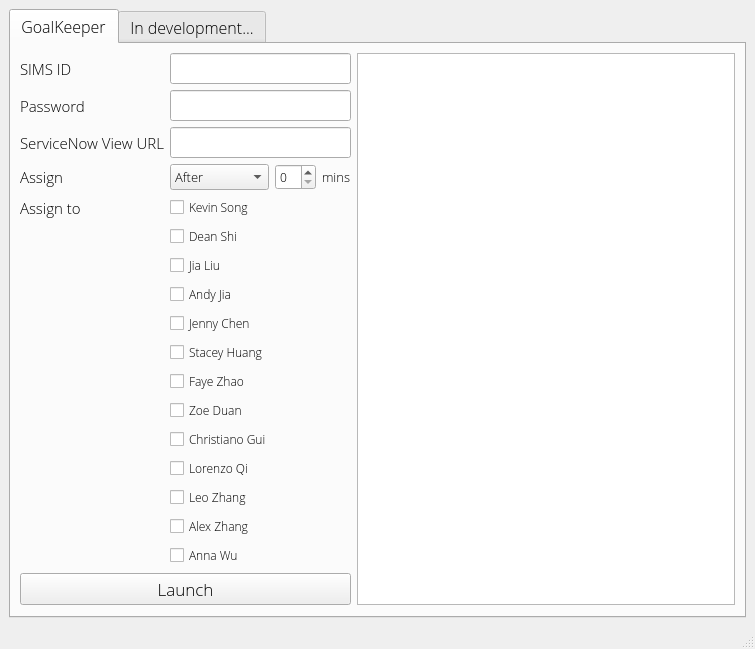
<?xml version="1.0" encoding="UTF-8"?>
<ui version="4.0">
 <class>MainWindow</class>
 <widget class="QMainWindow" name="MainWindow">
  <property name="geometry">
   <rect>
    <x>0</x>
    <y>0</y>
    <width>755</width>
    <height>596</height>
   </rect>
  </property>
  <property name="windowTitle">
   <string>Auto Supporter v0.1</string>
  </property>
  <widget class="QWidget" name="centralwidget">
   <layout class="QGridLayout" name="gridLayout_2">
    <item row="0" column="0">
     <widget class="QTabWidget" name="tabWidget">
      <property name="font">
       <font>
        <family>Open Sans Light</family>
        <pointsize>12</pointsize>
       </font>
      </property>
      <property name="currentIndex">
       <number>0</number>
      </property>
      <widget class="QWidget" name="tab">
       <property name="font">
        <font>
         <family>Arial</family>
         <pointsize>12</pointsize>
        </font>
       </property>
       <attribute name="title">
        <string>GoalKeeper</string>
       </attribute>
       <layout class="QGridLayout" name="gridLayout">
        <item row="0" column="0">
         <widget class="QLabel" name="label">
          <property name="font">
           <font>
            <family>Open Sans Light</family>
            <pointsize>11</pointsize>
           </font>
          </property>
          <property name="text">
           <string>SIMS ID</string>
          </property>
         </widget>
        </item>
        <item row="0" column="1" colspan="3">
         <widget class="QLineEdit" name="lineEdit"/>
        </item>
        <item row="0" column="4" rowspan="18">
         <widget class="QTextBrowser" name="textBrowser"/>
        </item>
        <item row="1" column="0">
         <widget class="QLabel" name="label_2">
          <property name="font">
           <font>
            <family>Open Sans Light</family>
            <pointsize>11</pointsize>
           </font>
          </property>
          <property name="text">
           <string>Password</string>
          </property>
         </widget>
        </item>
        <item row="1" column="1" colspan="3">
         <widget class="QLineEdit" name="lineEdit_2"/>
        </item>
        <item row="2" column="0">
         <widget class="QLabel" name="label_3">
          <property name="font">
           <font>
            <family>Open Sans Light</family>
            <pointsize>11</pointsize>
           </font>
          </property>
          <property name="text">
           <string>ServiceNow View URL</string>
          </property>
         </widget>
        </item>
        <item row="2" column="1" colspan="3">
         <widget class="QLineEdit" name="lineEdit_3"/>
        </item>
        <item row="3" column="0">
         <widget class="QLabel" name="label_4">
          <property name="font">
           <font>
            <family>Open Sans Light</family>
            <pointsize>11</pointsize>
           </font>
          </property>
          <property name="text">
           <string>Assign</string>
          </property>
         </widget>
        </item>
        <item row="3" column="1">
         <widget class="QComboBox" name="comboBox">
          <property name="font">
           <font>
            <family>Open Sans Light</family>
            <pointsize>10</pointsize>
           </font>
          </property>
          <item>
           <property name="text">
            <string>After</string>
           </property>
          </item>
          <item>
           <property name="text">
            <string>Every</string>
           </property>
          </item>
         </widget>
        </item>
        <item row="3" column="2">
         <widget class="QSpinBox" name="spinBox">
          <property name="font">
           <font>
            <family>Open Sans Light</family>
            <pointsize>9</pointsize>
           </font>
          </property>
         </widget>
        </item>
        <item row="3" column="3">
         <widget class="QLabel" name="label_5">
          <property name="font">
           <font>
            <family>Open Sans Light</family>
            <pointsize>10</pointsize>
           </font>
          </property>
          <property name="text">
           <string>mins</string>
          </property>
         </widget>
        </item>
        <item row="4" column="0">
         <widget class="QLabel" name="label_6">
          <property name="font">
           <font>
            <family>Open Sans Light</family>
            <pointsize>11</pointsize>
           </font>
          </property>
          <property name="text">
           <string>Assign to</string>
          </property>
         </widget>
        </item>
        <item row="4" column="1">
         <widget class="QCheckBox" name="checkBox">
          <property name="font">
           <font>
            <family>Open Sans Light</family>
            <pointsize>9</pointsize>
           </font>
          </property>
          <property name="text">
           <string>Kevin Song</string>
          </property>
         </widget>
        </item>
        <item row="5" column="1">
         <widget class="QCheckBox" name="checkBox_2">
          <property name="font">
           <font>
            <family>Open Sans Light</family>
            <pointsize>9</pointsize>
           </font>
          </property>
          <property name="text">
           <string>Dean Shi</string>
          </property>
         </widget>
        </item>
        <item row="6" column="1">
         <widget class="QCheckBox" name="checkBox_3">
          <property name="font">
           <font>
            <family>Open Sans Light</family>
            <pointsize>9</pointsize>
           </font>
          </property>
          <property name="text">
           <string>Jia Liu</string>
          </property>
         </widget>
        </item>
        <item row="7" column="1">
         <widget class="QCheckBox" name="checkBox_4">
          <property name="font">
           <font>
            <family>Open Sans Light</family>
            <pointsize>9</pointsize>
           </font>
          </property>
          <property name="text">
           <string>Andy Jia</string>
          </property>
         </widget>
        </item>
        <item row="8" column="1">
         <widget class="QCheckBox" name="checkBox_5">
          <property name="font">
           <font>
            <family>Open Sans Light</family>
            <pointsize>9</pointsize>
           </font>
          </property>
          <property name="text">
           <string>Jenny Chen</string>
          </property>
         </widget>
        </item>
        <item row="9" column="1">
         <widget class="QCheckBox" name="checkBox_6">
          <property name="font">
           <font>
            <family>Open Sans Light</family>
            <pointsize>9</pointsize>
           </font>
          </property>
          <property name="text">
           <string>Stacey Huang</string>
          </property>
         </widget>
        </item>
        <item row="10" column="1">
         <widget class="QCheckBox" name="checkBox_7">
          <property name="font">
           <font>
            <family>Open Sans Light</family>
            <pointsize>9</pointsize>
           </font>
          </property>
          <property name="text">
           <string>Faye Zhao</string>
          </property>
         </widget>
        </item>
        <item row="11" column="1">
         <widget class="QCheckBox" name="checkBox_8">
          <property name="font">
           <font>
            <family>Open Sans Light</family>
            <pointsize>9</pointsize>
           </font>
          </property>
          <property name="text">
           <string>Zoe Duan</string>
          </property>
         </widget>
        </item>
        <item row="12" column="1" colspan="2">
         <widget class="QCheckBox" name="checkBox_9">
          <property name="font">
           <font>
            <family>Open Sans Light</family>
            <pointsize>9</pointsize>
           </font>
          </property>
          <property name="text">
           <string>Christiano Gui</string>
          </property>
         </widget>
        </item>
        <item row="13" column="1">
         <widget class="QCheckBox" name="checkBox_10">
          <property name="font">
           <font>
            <family>Open Sans Light</family>
            <pointsize>9</pointsize>
           </font>
          </property>
          <property name="text">
           <string>Lorenzo Qi</string>
          </property>
         </widget>
        </item>
        <item row="14" column="1">
         <widget class="QCheckBox" name="checkBox_11">
          <property name="font">
           <font>
            <family>Open Sans Light</family>
            <pointsize>9</pointsize>
           </font>
          </property>
          <property name="text">
           <string>Leo Zhang</string>
          </property>
         </widget>
        </item>
        <item row="15" column="1">
         <widget class="QCheckBox" name="checkBox_12">
          <property name="font">
           <font>
            <family>Open Sans Light</family>
            <pointsize>9</pointsize>
           </font>
          </property>
          <property name="text">
           <string>Alex Zhang</string>
          </property>
         </widget>
        </item>
        <item row="16" column="1">
         <widget class="QCheckBox" name="checkBox_13">
          <property name="font">
           <font>
            <family>Open Sans Light</family>
            <pointsize>9</pointsize>
           </font>
          </property>
          <property name="text">
           <string>Anna Wu</string>
          </property>
         </widget>
        </item>
        <item row="17" column="0" colspan="4">
         <widget class="QPushButton" name="pushButton">
          <property name="font">
           <font>
            <family>Open Sans Light</family>
            <pointsize>13</pointsize>
            <weight>50</weight>
            <italic>false</italic>
            <bold>false</bold>
            <underline>false</underline>
            <stylestrategy>PreferDefault</stylestrategy>
            <kerning>true</kerning>
           </font>
          </property>
          <property name="text">
           <string>Launch</string>
          </property>
         </widget>
        </item>
       </layout>
      </widget>
      <widget class="QWidget" name="tab_2">
       <attribute name="title">
        <string>In development...</string>
       </attribute>
       <layout class="QGridLayout" name="gridLayout_3">
        <item row="0" column="0">
         <widget class="QLabel" name="label_7">
          <property name="font">
           <font>
            <family>Open Sans Light</family>
            <pointsize>30</pointsize>
           </font>
          </property>
          <property name="text">
           <string>In development...</string>
          </property>
          <property name="alignment">
           <set>Qt::AlignCenter</set>
          </property>
         </widget>
        </item>
       </layout>
      </widget>
     </widget>
    </item>
   </layout>
  </widget>
  <widget class="QStatusBar" name="statusbar"/>
 </widget>
 <resources/>
 <connections/>
</ui>
